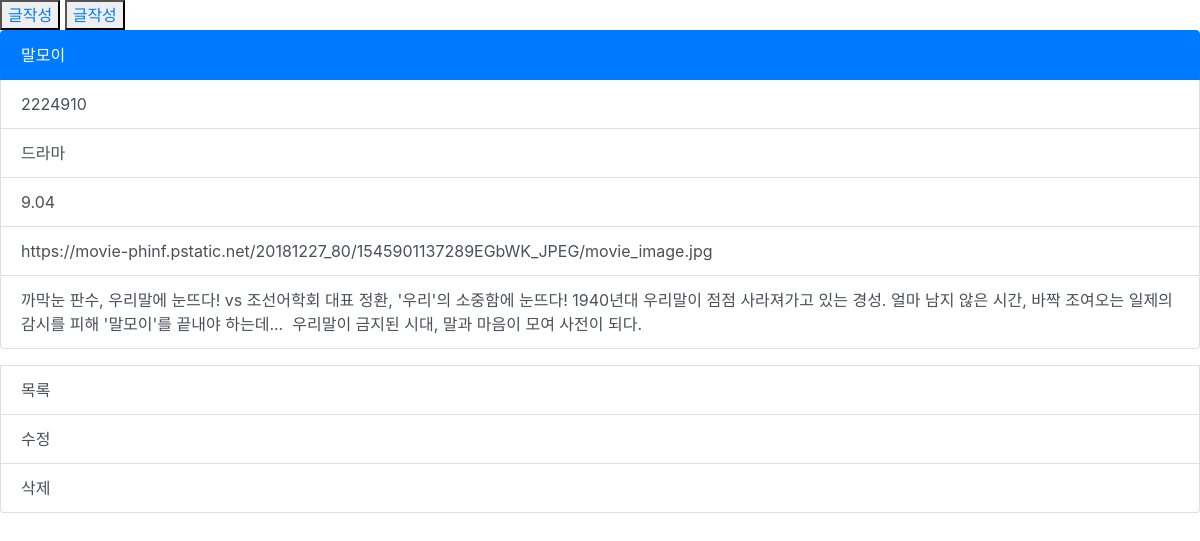
The app's page /movies/2/ with its own data.
### movie/models.py (models this page shows, shortened)
class Movie(models.Model):
    title = models.CharField(max_length=100)
    audience = models.IntegerField()
    genre = models.CharField(max_length=100)
    score = models.FloatField()
    poster_url = models.TextField()
    description = models.TextField()

### movie/views.py (the view)
# urls.py: path('<int:id>/',views.detail, name="detail"),
def detail(request, id):
    movie = Movie.objects.get(id=id)
    return render(request,"movie/detail.html",{"movie":movie})

### movie/templates/movie/detail.html
{% extends 'movie/base.html' %}
{% block bb %}
    <div class="list-group">
      <a href="#" class="list-group-item list-group-item-action active">
        {{movie.title}}
      </a>
      <a href="#" class="list-group-item list-group-item-action">{{movie.audience}}</a>
      <a href="#" class="list-group-item list-group-item-action">{{movie.genre}}</a>
      <a href="#" class="list-group-item list-group-item-action">{{movie.score}}</a>
      <a href="#" class="list-group-item list-group-item-action">{{movie.poster_url}}</a>
      <p><a href="#" class="list-group-item list-group-item-action">{{movie.description}}</a></p>
      <a href="{% url 'movies:main' %}" class="list-group-item list-group-item-action">목록</a>
      <a href="{% url 'movies:update' movie.id %}" class="list-group-item list-group-item-action">수정</a>
      <a href="{% url 'movies:delete' movie.id %}" class="list-group-item list-group-item-action">삭제</a>
    </div>
{% endblock %}

### movie/templates/movie/base.html (shortened to what this page needs)
<!DOCTYPE html>
<html lang="en">
<head>
    <link rel="stylesheet" href="https://stackpath.bootstrapcdn.com/bootstrap/4.3.1/css/bootstrap.min.css">
</head>
<body>
    <div>
    <button><a href="{% url 'movies:create' %}">글작성</a></button>
    <button><a href="{% url 'movies:create' %}">글작성</a></button>
    </div>
    {% block bb %}
    {% endblock %}
</body>
</html>

### records on screen
Movie: title "말모이", audience "2224910", genre "드라마", score "9.04", poster_url "https://movie-phinf.pstatic.net/20181227_80/1545901137289EGbWK_JPEG/movie_image.jpg", description "까막눈 판수, 우리말에 눈뜨다! vs 조선어학회 대표 정환, '우리'의 소중함에 눈뜨다! 1940년대 우리말이 점점 사라져가고 있는 경성. 얼마 남지 않은 시간, 바짝 조여오는 일제의 감시를 피해 '말모이'를 끝내야 하는데... 우리말이 금지된 시대, 말과 마음이 모여 사전이 되다."
